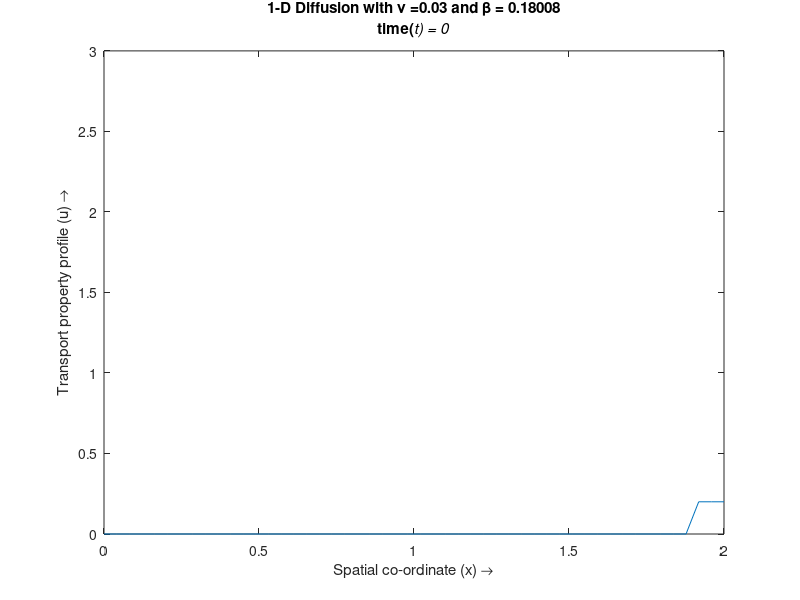

Reproduce this figure in MATLAB. (Note: this script raises an error after producing the figure.)
% Simulating the 1-D Diffusion equation (Fourier's equation) by the
...Finite Difference Method(a time march)
% Numerical scheme used is a first order upwind in time and a second order
...central difference in space (both Implicit and Explicit)

%%
%Specifying Parameters
a=0.16;
b =-0.3;
c=0.1;
d=-0.17;

nx=50;               %Number of steps in space(x)
nt=300;               %Number of time steps 
dt=0.01;              %Width of each time step
dx=2/(nx-1);         %Width of space step
x=0:dx:2;            %Range of x (0,2) and specifying the grid points
u=zeros(nx,1);       %Preallocating u
un=zeros(nx,1);      %Preallocating un

v=zeros(nx,1);       %Preallocating u
vn=zeros(nx,1);      %Preallocating un


vis=0.03;            %Diffusion coefficient/viscosity
vis2=0.4;            %Diffusion coefficient/viscosity
beta=vis*dt/(dx*dx); %Stability criterion (0<=beta<=0.5, for explicit)
beta2=vis2*dt/(dx*dx); %Stability criterion (0<=beta<=0.5, for explicit)
UL=0;                %Left Dirichlet B.C
UR=0;                %Right Dirichlet B.C
UnL=0;               %Left Neumann B.C (du/dn=UnL) 
UnR=0;               %Right Neumann B.C (du/dn=UnR) 

VL=0;                %Left Dirichlet B.C
VR=0;                %Right Dirichlet B.C
VnL=0;               %Left Neumann B.C (du/dn=UnL) 
VnR=0;               %Right Neumann B.C (du/dn=UnR) 

%%
%Initial Conditions: A square wave
for i=1:nx
    if ((1.9<=x(i))&&(x(i)<=2))
        u(i)=2;
        %v(i)=2;
    else
        %v(i)=2;
    end
end

%%
%B.C vector
bc=zeros(nx-2,1);
bc2=zeros(nx-2,1);
%bc(1)=vis*dt*UL/dx^2; bc(nx-2)=vis*dt*UR/dx^2;  %Dirichlet B.Cs
%bc2(1)=vis2*dt*UL/dx^2; bc(nx-2)=vis2*dt*UR/dx^2;  %Dirichlet B.Cs
bc(1)=-UnL*vis*dt/dx; bc(nx-2)=UnR*vis*dt/dx;  %Neumann B.Cs
bc2(1)=-VnL*vis2*dt/dx; bc2(nx-2)=VnR*vis2*dt/dx;  %Neumann B.Cs
E=sparse(2:nx-2,1:nx-3,1,nx-2,nx-2);
A=E+E'-2*speye(nx-2);        %Dirichlet B.Cs
A(1,1)=-1; A(nx-2,nx-2)=-1; %Neumann B.Cs
D=speye(nx-2)-(vis*dt/dx^2)*A;
D2=speye(nx-2)-(vis2*dt/dx^2)*A;

%%
%Calculating the velocity profile for each time step
i=2:nx-1;
for it=0:nt
  
  
    %un=u-a*dt*u-b*dt*v;
    %vn=v-c*dt*u-d*dt*v;
    h=plot(x,u/10);       %plotting the velocity profile
    %h2=plot(x,v);
    axis([0 2 0 3])
    title({['1-D Diffusion with \nu =',num2str(vis),' and \beta = ',num2str(beta)];['time(\itt) = ',num2str(dt*it)]})
    xlabel('Spatial co-ordinate (x) \rightarrow')
    ylabel('Transport property profile (u) \rightarrow')
    drawnow; 
    refreshdata(h)
    %refreshdata(h2)
    %Uncomment as necessary
    %-------------------
    %Implicit solution
   %{
    U=un;U(1)=[];U(end)=[];
    U=U+bc;
    U=D\U;
    u=[U(1)-UnL*dx;U;U(end)+UnR*dx];%Neumann
    %u=[UL;U;UR];                      %Dirichlet
    V=vn;V(1)=[];V(end)=[];
    V=V+bc2;
    V=D2\V;
    %v=[VL;V;VR];  %Dirichlet
    v=[V(1)-VnL*dx;V;V(end)+VnR*dx]; %Neumann
 %}
    %-------------------
    %Explicit method with F.D in time and C.D in space
   
    u(i)=un(i)+(vis*dt*(un(i+1)-2*un(i)+un(i-1))/(dx*dx))+a*dt*un(i)+b*dt*un(i);
    v(i)=vn(i)+(vis2*dt*(vn(i+1)-2*vn(i)+vn(i-1))/(dx*dx))+c*dt*un(i)+d*dt*vn(i);
  
    %v(i)=vn(i)+(vis2*dt*(vn(i+1)-2*vn(i)+vn(i-1))/(dx*dx))+c*dt*un(i)+d*dt*vn(i);
    
end




%Neuman%
%B.C vector
%{
bc=zeros(nx-2,1);
bc=zeros(nx-2,1);

bc(1)=-UnL*vis*dt/dx; bc(nx-2)=UnR*vis*dt/dx;  %Neumann B.Cs
%Calculating the coefficient matrix for the implicit scheme
E=sparse(2:nx-2,1:nx-3,1,nx-2,nx-2);
A(1,1)=-1; A(nx-2,nx-2)=-1; %Neumann B.Cs
D=speye(nx-2)-(vis*dt/dx^2)*A;

%%
%Calculating the velocity profile for each time step
i=2:nx-1;
for it=0:nt
    un=u;
    h=plot(x,u);       %plotting the velocity profile
    axis([0 2 0 3])
    title({['1-D Diffusion with \nu =',num2str(vis),' and \beta = ',num2str(beta)];['time(\itt) = ',num2str(dt*it)]})
    xlabel('Spatial co-ordinate (x) \rightarrow')
    ylabel('Transport property profile (u) \rightarrow')
    drawnow; 
    refreshdata(h)
    %-------------------
    %Implicit solution
    u=[U(1)-UnL*dx;U;U(end)+UnR*dx]; %Neumann
    
    %-------------------
    %Explicit method with F.D in time and C.D in space
    %{
    u(i)=un(i)+(vis*dt*(un(i+1)-2*un(i)+un(i-1))/(dx*dx));
    %}
end
%}





